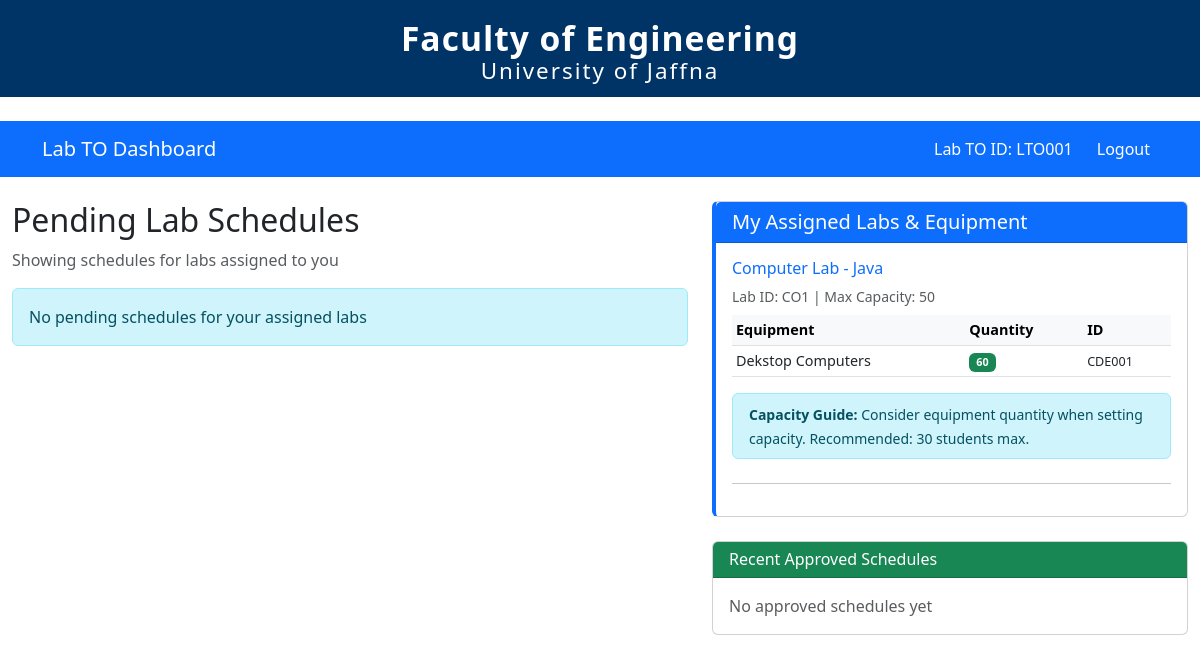
The app's page /labto_dashboard.php (signed in) with its own data.
### tables this page shows
CREATE TABLE `lab_to` (
  `Lab_TO_ID` varchar(10) NOT NULL,
  `user_id` varchar(10) DEFAULT NULL,
  `Name` varchar(100) NOT NULL
);

CREATE TABLE `lab` (
  `Lab_ID` varchar(10) NOT NULL,
  `Name` varchar(100) NOT NULL,
  `Type` varchar(50) DEFAULT NULL,
  `Capacity` int(11) DEFAULT NULL,
  `Lab_TO_ID` varchar(10) DEFAULT NULL
);

CREATE TABLE `lab_equipment` (
  `Equipment_ID` varchar(20) NOT NULL,
  `Name` varchar(100) NOT NULL,
  `Quantity` int(11) DEFAULT NULL,
  `Lab_ID` varchar(10) DEFAULT NULL
);

### labto_dashboard.php (the view, shortened to what this page needs)
<?php
include 'config.php';
$user_id = $_SESSION['user_id'];
$labto_result = $conn->query("SELECT Lab_TO_ID FROM Lab_TO WHERE user_id = '$user_id'");
$labto = $labto_result->fetch_assoc();
$labto_id = $labto['Lab_TO_ID'];
$sql = "SELECT s.*, CONCAT(l.Name, ' - ', l.Type) AS lab_fullname
        FROM Lab_Schedule s
        JOIN Lab l ON s.Lab_ID = l.Lab_ID
        WHERE s.Status = 'pending'
        AND l.Lab_TO_ID = '$labto_id'";
$schedules = $conn->query($sql);
?>
<?php include 'header.php'; ?>
<!DOCTYPE html>
<html>
<head>
    <link href="https://cdn.jsdelivr.net/npm/bootstrap@5.3.0/dist/css/bootstrap.min.css" rel="stylesheet">
</head>
<body>
    <nav class="navbar navbar-expand-lg navbar-dark bg-primary">
        <div class="container">
            <a class="navbar-brand" href="#">Lab TO Dashboard</a>
            <div class="navbar-nav ms-auto">
                <span class="navbar-text text-white me-3">
                    Lab TO ID: <?= htmlspecialchars($labto_id) ?>
                </span>
                <a class="nav-link text-white" href="logout.php">Logout</a>
            </div>
        </div>
    </nav>
    <div class="container-fluid mt-4">
        <div class="row">
            <div class="col-md-7">
                <h2>Pending Lab Schedules</h2>
                <p class="text-muted">Showing schedules for labs assigned to you</p>
                <?php if ($schedules && $schedules->num_rows === 0): ?>
                    <div class="alert alert-info">No pending schedules for your assigned labs</div>
                <?php else: ?>
                    <div class="alert alert-danger">Error loading schedules. Please check database connection.</div>
                <?php endif; ?>
            </div>
            <div class="col-md-5">
                <div class="card lab-info-card mb-4">
                    <div class="card-header bg-primary text-white">
                        <h5 class="mb-0">My Assigned Labs & Equipment</h5>
                    </div>
                    <div class="card-body">
                        <?php
                        $my_labs = $conn->query("
                            SELECT Lab_ID, CONCAT(Name, ' - ', Type) AS lab_fullname, Name, Type, Capacity
                            FROM Lab
                            WHERE Lab_TO_ID = '$labto_id'
                        ");
                        if ($my_labs && $my_labs->num_rows > 0):
                            while($lab = $my_labs->fetch_assoc()): ?>
                                <div class="mb-4">
                                    <h6 class="text-primary"><?= htmlspecialchars($lab['lab_fullname']) ?></h6>
                                    <p class="small text-muted mb-2">
                                        Lab ID: <?= htmlspecialchars($lab['Lab_ID']) ?> | Max Capacity: <?= htmlspecialchars($lab['Capacity']) ?>
                                    </p>
                                    <div class="table-responsive">
                                        <table class="table table-sm equipment-table">
                                            <thead class="table-light">
                                                <tr>
                                                    <th>Equipment</th>
                                                    <th>Quantity</th>
                                                    <th>ID</th>
                                                </tr>
                                            </thead>
                                            <tbody>
                                                <?php
                                                $lab_equipment = $conn->query("
                                                    SELECT * FROM Lab_Equipment
                                                    WHERE Lab_ID = '{$lab['Lab_ID']}'
                                                    ORDER BY Name
                                                ");
                                                if ($lab_equipment && $lab_equipment->num_rows > 0) {
                                                    while($equipment = $lab_equipment->fetch_assoc()): ?>
                                                        <tr>
                                                            <td><?= htmlspecialchars($equipment['Name']) ?></td>
                                                            <td>
                                                                <span class="badge bg-<?= $equipment['Quantity'] > 0 ? 'success' : 'danger' ?>">
                                                                    <?= $equipment['Quantity'] ?>
                                                                </span>
                                                            </td>
                                                            <td><small><?= htmlspecialchars($equipment['Equipment_ID']) ?></small></td>
                                                        </tr>
                                                    <?php endwhile;
                                                } ?>
                                            </tbody>
                                        </table>
                                    </div>
                                    <div class="alert alert-info py-2">
                                        <small>
                                            <strong>Capacity Guide:</strong>
                                            Consider equipment quantity when setting capacity.
                                            Recommended: <?= min($lab['Capacity'], 30) ?> students max.
                                        </small>
                                    </div>
                                </div>
                                <hr>
                            <?php endwhile;
                        else: ?>
                            <div class="alert alert-warning">No labs assigned to you</div>
                        <?php endif; ?>
                    </div>
                </div>
                <div class="card">
                    <div class="card-header bg-success text-white">
                        <h6 class="mb-0">Recent Approved Schedules</h6>
                    </div>
                    <div class="card-body">
                        <?php
                        $recent_approved = $conn->query("
                            SELECT s.*, CONCAT(l.Name, ' - ', l.Type) AS lab_fullname
                            FROM Lab_Schedule s
                            JOIN Lab l ON s.Lab_ID = l.Lab_ID
                            WHERE s.Status = 'approved'
                            AND l.Lab_TO_ID = '$labto_id'
                            ORDER BY s.Schedule_ID DESC
                            LIMIT 5
                        ");
                        if ($recent_approved && $recent_approved->num_rows > 0): ?>
                            <div class="list-group list-group-flush">
                                <?php while($approved = $recent_approved->fetch_assoc()): ?>
                                    <div class="list-group-item px-0">
                                        <h6 class="mb-1"><?= htmlspecialchars($approved['lab_fullname']) ?></h6>
                                        <small class="text-muted">
                                            <?= htmlspecialchars($approved['Date']) ?> | <?= htmlspecialchars($approved['Start_Time']) ?>-<?= htmlspecialchars($approved['End_Time']) ?><br>
                                            <span class="badge bg-success">Approved</span>
                                            Capacity: <?= htmlspecialchars($approved['Remaining_Capacity']) ?>
                                        </small>
                                    </div>
                                <?php endwhile; ?>
                            </div>
                        <?php else: ?>
                            <p class="text-muted mb-0">No approved schedules yet</p>
                        <?php endif; ?>
                    </div>
                </div>
            </div>
        </div>
    </div>
</body>
</html>

### labto_dashboard.php (style rules this page uses)
.equipment-table { font-size: 0.9em; }
.lab-info-card { border-left: 4px solid #0d6efd; }

### records on screen
lab_to: Lab_TO_ID "LTO001"
lab: lab_fullname "Computer Lab - Java", Lab_ID "CO1", Capacity "50", Capacity "30"
lab_equipment: Name "Dekstop Computers", Quantity "60", Equipment_ID "CDE001"
